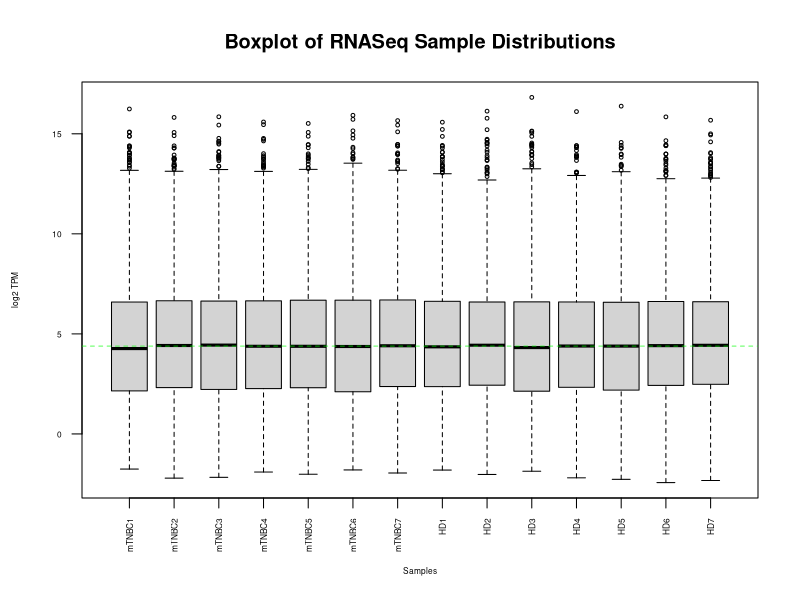

Recreate this plot in R.
## ---- chunk 1
library(ggplot2)
library(knitr)
library(kableExtra)
library(dplyr)
## ---- chunk 2

## ---- chunk 3

## ---- chunk 4
# load in data from csv file
normalized_tnbc_data <- read.csv("A2_normalized_tnbc_data.csv")

# reset index and remove the row
rownames(normalized_tnbc_data) <- normalized_tnbc_data$X
normalized_tnbc_data$X <- NULL

# display the data
kable(normalized_tnbc_data, format = "html", caption = "  Table 1: Normalized read counts for TNBC vs Healthy Neutrophils") %>%
  kable_styling(bootstrap_options = "striped", full_width = FALSE) %>% # striped rows for readability, constrain width
  scroll_box(height = "400px") # set the height of the box so it won't be too big
## ---- chunk 5
data2plot <- log2(normalized_tnbc_data)
boxplot(data2plot, xlab = "Samples", ylab = "log2 TPM",
  las = 2, cex = 0.5, cex.lab = 0.5,
  cex.axis = 0.5, main = "Boxplot of RNASeq Sample Distributions")
#draw the median on each box plot
abline(h = median(apply(data2plot, 2, median)),
  col = "green", lwd = 0.6, lty = "dashed")
## ---- chunk 6
# load in data from csv file
sample_info_data <- read.csv("A2_sample_info_data.csv")

# reset index and remove the row
rownames(sample_info_data) <- sample_info_data$X
sample_info_data$X <- NULL
## ---- chunk 7
# display the data
kable(sample_info_data, format = "html", caption = "Table 2: Sample information for TNBC and healthy neutrophils.") %>%
  kable_styling(bootstrap_options = "striped", full_width = FALSE) %>% # striped rows for readability, constrain width
  scroll_box(height = "400px") # set the height of the box so it won't be too big
